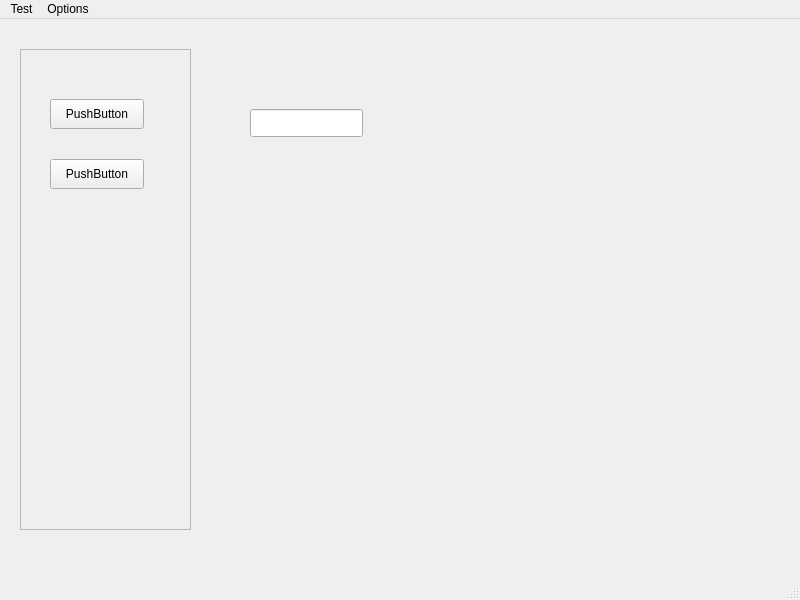
<ui version="4.0" >
 <author>Szymon Stoma</author>
 <class>MainWindow</class>
 <widget class="QMainWindow" name="MainWindow" >
  <property name="geometry" >
   <rect>
    <x>0</x>
    <y>0</y>
    <width>800</width>
    <height>600</height>
   </rect>
  </property>
  <property name="windowTitle" >
   <string>MainWindow</string>
  </property>
  <widget class="QWidget" name="centralwidget" >
   <widget class="QFrame" name="frame" >
    <property name="geometry" >
     <rect>
      <x>20</x>
      <y>30</y>
      <width>171</width>
      <height>481</height>
     </rect>
    </property>
    <property name="frameShape" >
     <enum>QFrame::StyledPanel</enum>
    </property>
    <property name="frameShadow" >
     <enum>QFrame::Raised</enum>
    </property>
    <widget class="QPushButton" name="pushButton_2" >
     <property name="geometry" >
      <rect>
       <x>30</x>
       <y>110</y>
       <width>94</width>
       <height>30</height>
      </rect>
     </property>
     <property name="text" >
      <string>PushButton</string>
     </property>
    </widget>
    <widget class="QPushButton" name="pushButton" >
     <property name="geometry" >
      <rect>
       <x>30</x>
       <y>50</y>
       <width>94</width>
       <height>30</height>
      </rect>
     </property>
     <property name="text" >
      <string>PushButton</string>
     </property>
    </widget>
   </widget>
   <widget class="QLineEdit" name="lineEdit" >
    <property name="geometry" >
     <rect>
      <x>250</x>
      <y>90</y>
      <width>113</width>
      <height>28</height>
     </rect>
    </property>
    <property name="inputMask" >
     <string/>
    </property>
   </widget>
  </widget>
  <widget class="QMenuBar" name="menubar" >
   <property name="geometry" >
    <rect>
     <x>0</x>
     <y>0</y>
     <width>800</width>
     <height>32</height>
    </rect>
   </property>
   <widget class="QMenu" name="menuOptions" >
    <property name="title" >
     <string>Options</string>
    </property>
    <addaction name="actionOpt1" />
   </widget>
   <widget class="QMenu" name="menuTes" >
    <property name="title" >
     <string>Test</string>
    </property>
    <addaction name="actionDoSth1_2" />
    <addaction name="separator" />
    <addaction name="actionQuit" />
   </widget>
   <addaction name="menuTes" />
   <addaction name="menuOptions" />
  </widget>
  <widget class="QStatusBar" name="statusbar" />
  <action name="actionDoSth1" >
   <property name="text" >
    <string>Test</string>
   </property>
  </action>
  <action name="actionQuit" >
   <property name="text" >
    <string>Quit</string>
   </property>
  </action>
  <action name="actionOpt1" >
   <property name="text" >
    <string>Opt1</string>
   </property>
  </action>
  <action name="actionDoSth1_2" >
   <property name="text" >
    <string>DoSth1</string>
   </property>
  </action>
 </widget>
 <resources/>
 <connections>
  <connection>
   <sender>actionQuit</sender>
   <signal>triggered()</signal>
   <receiver>_layout</receiver>
   <slot></slot>
   <hints>
    <hint type="sourcelabel" >
     <x>-1</x>
     <y>-1</y>
    </hint>
    <hint type="destinationlabel" >
     <x>-1</x>
     <y>-1</y>
    </hint>
   </hints>
  </connection>
  <connection>
   <sender>lineEdit</sender>
   <signal>textChanged(QString)</signal>
   <receiver>_layout</receiver>
   <slot></slot>
   <hints>
    <hint type="sourcelabel" >
     <x>306</x>
     <y>135</y>
    </hint>
    <hint type="destinationlabel" >
     <x>-1</x>
     <y>-1</y>
    </hint>
   </hints>
  </connection>
 </connections>
</ui>
